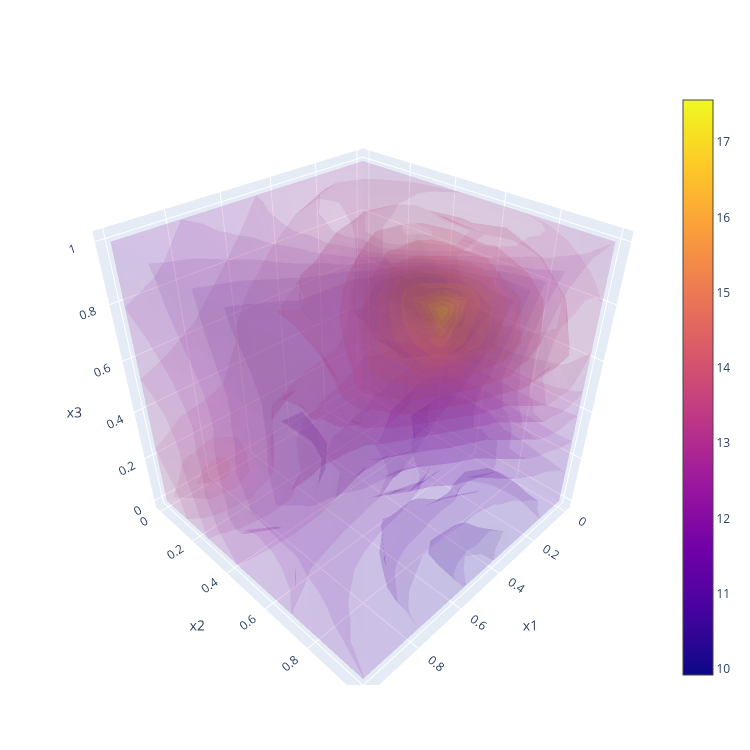

The notebook cell saved with this chart:
### Code cell
class OptimisationSetup_class():
    def __init__(self):
        self.name = "Class of Plotting Methods"
        self.Parameters_lis = [
            RangeParameterConfig(name="s1", parameter_type="float", bounds=tuple([0,1])),
            RangeParameterConfig(name="s2", parameter_type="float", bounds=tuple([0,1])),
            RangeParameterConfig(name="b1", parameter_type="float", bounds=tuple([0,1])),
    ]
OptimisationSetup_obj = OptimisationSetup_class()
Resolution_int = 10
TypeOfJob_str = "mean"
Plotter.InteractiveFunctionPlot(client,OptimisationSetup_obj,TypeOfJob_str,Resolution_int)

### Figure 1 — Plotly figure (JSON) as saved in the notebook; plotly's stock layout.template omitted (floating-point values rounded to 4 significant figures; data arrays with more than 128 entries replaced by an {"elided": "..."} marker saying what was removed)
{"data": [{"colorscale": [[0, "#0d0887"], [0.1111, "#46039f"], [0.2222, "#7201a8"], [0.3333, "#9c179e"], [0.4444, "#bd3786"], [0.5556, "#d8576b"], [0.6667, "#ed7953"], [0.7778, "#fb9f3a"], [0.8889, "#fdca26"], [1, "#f0f921"]], "isomax": 17.56, "isomin": 9.919, "opacity": 0.1, "surface": {"count": 20}, "type": "volume", "value": {"elided": "1000 float values"}, "x": {"elided": "1000 float values"}, "y": {"elided": "1000 float values"}, "z": {"elided": "1000 float values"}}], "layout": {"autosize": false, "height": 750, "margin": {"b": 65, "l": 65, "r": 50, "t": 90}, "scene": {"xaxis": {"title": {"text": "x1"}}, "yaxis": {"title": {"text": "x2"}}, "zaxis": {"title": {"text": "x3"}}}, "width": 750}}
